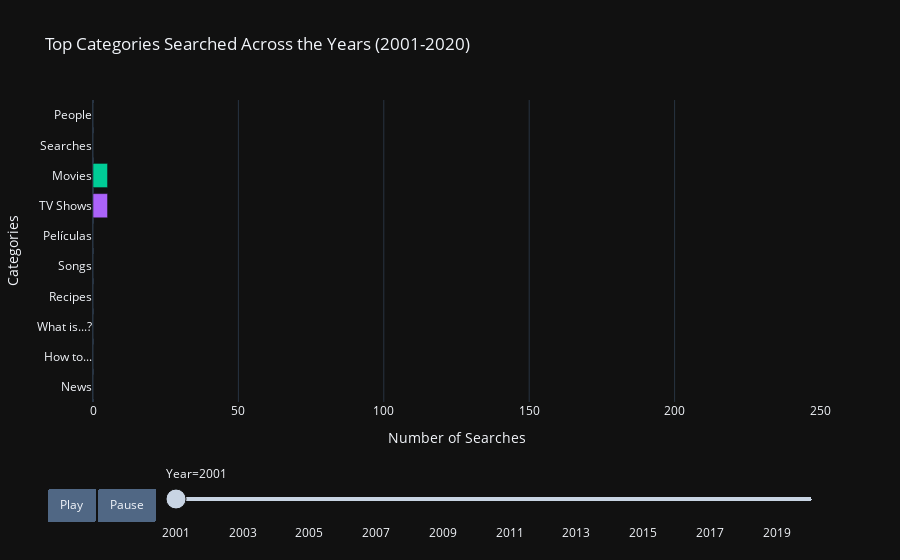

Write notebook code for a chart like this one.
### Code cell
# group by year and category, count the occurrences
category_trends = df.groupby(['year', 'category']).size().reset_index(name='count')

# top 10 categories will be shown at all times on the y-axis
top_categories = category_trends.groupby('category')['count'].sum().nlargest(10).index

# filter to only include top categories
filtered_data = category_trends[category_trends['category'].isin(top_categories)]

all_years = pd.DataFrame({'year': category_trends['year'].unique()})
all_categories = pd.DataFrame({'category': top_categories})

complete_data = all_years.assign(key=1).merge(all_categories.assign(key=1), on='key').drop('key', axis=1)

final_data = complete_data.merge(filtered_data, on=['year', 'category'], how='left').fillna(0)

final_data['year'] = final_data['year'].astype(int)
final_data['count'] = final_data['count'].astype(int)

fig = px.bar(final_data, 
              x='count', 
              y='category', 
              color='category', 
              title='Top Categories Searched Across the Years (2001-2020)', 
              labels={'year': 'Year', 'count': 'Number of Searches'},
              animation_frame='year', 
              range_x=[0, final_data['count'].max() + 10],  
              orientation='h')  

fig.update_layout(
    yaxis=dict(title='Categories'),
    xaxis=dict(title='Number of Searches'),
    template='plotly_dark',
    showlegend=False,
    updatemenus=[  
        {
            'buttons': [
                {
                    'args': [None, {'frame': {'duration': 500, 'redraw': True}, 'mode': 'immediate'}],
                    'label': 'Play',
                    'method': 'animate'
                },
                {
                    'args': [[None], {'frame': {'duration': 0, 'redraw': True}, 'mode': 'immediate', 'transition': {'duration': 0}}],
                    'label': 'Pause',
                    'method': 'animate'
                }
            ],
            'direction': 'left',
            'pad': {'r': 10, 't': 87},
            'showactive': False,
            'type': 'buttons',
            'x': 0.1,
            'xanchor': 'right',
            'y': 0,
            'yanchor': 'top'
        }
    ]
)
fig.show()

### Figure 1 — Plotly figure (JSON) as saved in the notebook; plotly's stock layout.template omitted (floating-point values rounded to 4 significant figures)
{"data": [{"alignmentgroup": "True", "hovertemplate": "category=%{y}<br>Year=2001<br>Number of Searches=%{x}<extra></extra>", "legendgroup": "People", "marker": {"color": "#636efa", "pattern": {"shape": ""}}, "name": "People", "offsetgroup": "People", "orientation": "h", "showlegend": true, "textposition": "auto", "type": "bar", "x": [0], "xaxis": "x", "y": ["People"], "yaxis": "y"}, {"alignmentgroup": "True", "hovertemplate": "category=%{y}<br>Year=2001<br>Number of Searches=%{x}<extra></extra>", "legendgroup": "Searches", "marker": {"color": "#EF553B", "pattern": {"shape": ""}}, "name": "Searches", "offsetgroup": "Searches", "orientation": "h", "showlegend": true, "textposition": "auto", "type": "bar", "x": [0], "xaxis": "x", "y": ["Searches"], "yaxis": "y"}, {"alignmentgroup": "True", "hovertemplate": "category=%{y}<br>Year=2001<br>Number of Searches=%{x}<extra></extra>", "legendgroup": "Movies", "marker": {"color": "#00cc96", "pattern": {"shape": ""}}, "name": "Movies", "offsetgroup": "Movies", "orientation": "h", "showlegend": true, "textposition": "auto", "type": "bar", "x": [5], "xaxis": "x", "y": ["Movies"], "yaxis": "y"}, {"alignmentgroup": "True", "hovertemplate": "category=%{y}<br>Year=2001<br>Number of Searches=%{x}<extra></extra>", "legendgroup": "TV Shows", "marker": {"color": "#ab63fa", "pattern": {"shape": ""}}, "name": "TV Shows", "offsetgroup": "TV Shows", "orientation": "h", "showlegend": true, "textposition": "auto", "type": "bar", "x": [5], "xaxis": "x", "y": ["TV Shows"], "yaxis": "y"}, {"alignmentgroup": "True", "hovertemplate": "category=%{y}<br>Year=2001<br>Number of Searches=%{x}<extra></extra>", "legendgroup": "Películas", "marker": {"color": "#FFA15A", "pattern": {"shape": ""}}, "name": "Películas", "offsetgroup": "Películas", "orientation": "h", "showlegend": true, "textposition": "auto", "type": "bar", "x": [0], "xaxis": "x", "y": ["Películas"], "yaxis": "y"}, {"alignmentgroup": "True", "hovertemplate": "category=%{y}<br>Year=2001<br>Number of Searches=%{x}<extra></extra>", "legendgroup": "Songs", "marker": {"color": "#19d3f3", "pattern": {"shape": ""}}, "name": "Songs", "offsetgroup": "Songs", "orientation": "h", "showlegend": true, "textposition": "auto", "type": "bar", "x": [0], "xaxis": "x", "y": ["Songs"], "yaxis": "y"}, {"alignmentgroup": "True", "hovertemplate": "category=%{y}<br>Year=2001<br>Number of Searches=%{x}<extra></extra>", "legendgroup": "Recipes", "marker": {"color": "#FF6692", "pattern": {"shape": ""}}, "name": "Recipes", "offsetgroup": "Recipes", "orientation": "h", "showlegend": true, "textposition": "auto", "type": "bar", "x": [0], "xaxis": "x", "y": ["Recipes"], "yaxis": "y"}, {"alignmentgroup": "True", "hovertemplate": "category=%{y}<br>Year=2001<br>Number of Searches=%{x}<extra></extra>", "legendgroup": "What is...?", "marker": {"color": "#B6E880", "pattern": {"shape": ""}}, "name": "What is...?", "offsetgroup": "What is...?", "orientation": "h", "showlegend": true, "textposition": "auto", "type": "bar", "x": [0], "xaxis": "x", "y": ["What is...?"], "yaxis": "y"}, {"alignmentgroup": "True", "hovertemplate": "category=%{y}<br>Year=2001<br>Number of Searches=%{x}<extra></extra>", "legendgroup": "How to...", "marker": {"color": "#FF97FF", "pattern": {"shape": ""}}, "name": "How to...", "offsetgroup": "How to...", "orientation": "h", "showlegend": true, "textposition": "auto", "type": "bar", "x": [0], "xaxis": "x", "y": ["How to..."], "yaxis": "y"}, {"alignmentgroup": "True", "hovertemplate": "category=%{y}<br>Year=2001<br>Number of Searches=%{x}<extra></extra>", "legendgroup": "News", "marker": {"color": "#FECB52", "pattern": {"shape": ""}}, "name": "News", "offsetgroup": "News", "orientation": "h", "showlegend": true, "textposition": "auto", "type": "bar", "x": [0], "xaxis": "x", "y": ["News"], "yaxis": "y"}], "layout": {"barmode": "relative", "legend": {"title": {"text": "category"}, "tracegroupgap": 0}, "showlegend": false, "sliders": [{"active": 0, "currentvalue": {"prefix": "Year="}, "len": 0.9, "pad": {"b": 10, "t": 60}, "steps": [{"args": [["2001"], {"frame": {"duration": 0, "redraw": true}, "fromcurrent": true, "mode": "immediate", "transition": {"duration": 0, "easing": "linear"}}], "label": "2001", "method": "animate"}, {"args": [["2002"], {"frame": {"duration": 0, "redraw": true}, "fromcurrent": true, "mode": "immediate", "transition": {"duration": 0, "easing": "linear"}}], "label": "2002", "method": "animate"}, {"args": [["2003"], {"frame": {"duration": 0, "redraw": true}, "fromcurrent": true, "mode": "immediate", "transition": {"duration": 0, "easing": "linear"}}], "label": "2003", "method": "animate"}, {"args": [["2004"], {"frame": {"duration": 0, "redraw": true}, "fromcurrent": true, "mode": "immediate", "transition": {"duration": 0, "easing": "linear"}}], "label": "2004", "method": "animate"}, {"args": [["2005"], {"frame": {"duration": 0, "redraw": true}, "fromcurrent": true, "mode": "immediate", "transition": {"duration": 0, "easing": "linear"}}], "label": "2005", "method": "animate"}, {"args": [["2006"], {"frame": {"duration": 0, "redraw": true}, "fromcurrent": true, "mode": "immediate", "transition": {"duration": 0, "easing": "linear"}}], "label": "2006", "method": "animate"}, {"args": [["2007"], {"frame": {"duration": 0, "redraw": true}, "fromcurrent": true, "mode": "immediate", "transition": {"duration": 0, "easing": "linear"}}], "label": "2007", "method": "animate"}, {"args": [["2008"], {"frame": {"duration": 0, "redraw": true}, "fromcurrent": true, "mode": "immediate", "transition": {"duration": 0, "easing": "linear"}}], "label": "2008", "method": "animate"}, {"args": [["2009"], {"frame": {"duration": 0, "redraw": true}, "fromcurrent": true, "mode": "immediate", "transition": {"duration": 0, "easing": "linear"}}], "label": "2009", "method": "animate"}, {"args": [["2010"], {"frame": {"duration": 0, "redraw": true}, "fromcurrent": true, "mode": "immediate", "transition": {"duration": 0, "easing": "linear"}}], "label": "2010", "method": "animate"}, {"args": [["2011"], {"frame": {"duration": 0, "redraw": true}, "fromcurrent": true, "mode": "immediate", "transition": {"duration": 0, "easing": "linear"}}], "label": "2011", "method": "animate"}, {"args": [["2012"], {"frame": {"duration": 0, "redraw": true}, "fromcurrent": true, "mode": "immediate", "transition": {"duration": 0, "easing": "linear"}}], "label": "2012", "method": "animate"}, {"args": [["2013"], {"frame": {"duration": 0, "redraw": true}, "fromcurrent": true, "mode": "immediate", "transition": {"duration": 0, "easing": "linear"}}], "label": "2013", "method": "animate"}, {"args": [["2014"], {"frame": {"duration": 0, "redraw": true}, "fromcurrent": true, "mode": "immediate", "transition": {"duration": 0, "easing": "linear"}}], "label": "2014", "method": "animate"}, {"args": [["2015"], {"frame": {"duration": 0, "redraw": true}, "fromcurrent": true, "mode": "immediate", "transition": {"duration": 0, "easing": "linear"}}], "label": "2015", "method": "animate"}, {"args": [["2016"], {"frame": {"duration": 0, "redraw": true}, "fromcurrent": true, "mode": "immediate", "transition": {"duration": 0, "easing": "linear"}}], "label": "2016", "method": "animate"}, {"args": [["2017"], {"frame": {"duration": 0, "redraw": true}, "fromcurrent": true, "mode": "immediate", "transition": {"duration": 0, "easing": "linear"}}], "label": "2017", "method": "animate"}, {"args": [["2018"], {"frame": {"duration": 0, "redraw": true}, "fromcurrent": true, "mode": "immediate", "transition": {"duration": 0, "easing": "linear"}}], "label": "2018", "method": "animate"}, {"args": [["2019"], {"frame": {"duration": 0, "redraw": true}, "fromcurrent": true, "mode": "immediate", "transition": {"duration": 0, "easing": "linear"}}], "label": "2019", "method": "animate"}, {"args": [["2020"], {"frame": {"duration": 0, "redraw": true}, "fromcurrent": true, "mode": "immediate", "transition": {"duration": 0, "easing": "linear"}}], "label": "2020", "method": "animate"}], "x": 0.1, "xanchor": "left", "y": 0, "yanchor": "top"}], "title": {"text": "Top Categories Searched Across the Years (2001-2020)"}, "updatemenus": [{"buttons": [{"args": [null, {"frame": {"duration": 500, "redraw": true}, "mode": "immediate"}], "label": "Play", "method": "animate"}, {"args": [[null], {"frame": {"duration": 0, "redraw": true}, "mode": "immediate", "transition": {"duration": 0}}], "label": "Pause", "method": "animate"}], "direction": "left", "pad": {"r": 10, "t": 87}, "showactive": false, "type": "buttons", "x": 0.1, "xanchor": "right", "y": 0, "yanchor": "top"}], "xaxis": {"anchor": "y", "domain": [0, 1], "range": [0, 250], "title": {"text": "Number of Searches"}}, "yaxis": {"anchor": "x", "categoryarray": ["News", "How to...", "What is...?", "Recipes", "Songs", "Películas", "TV Shows", "Movies", "Searches", "People"], "categoryorder": "array", "domain": [0, 1], "title": {"text": "Categories"}}}}
